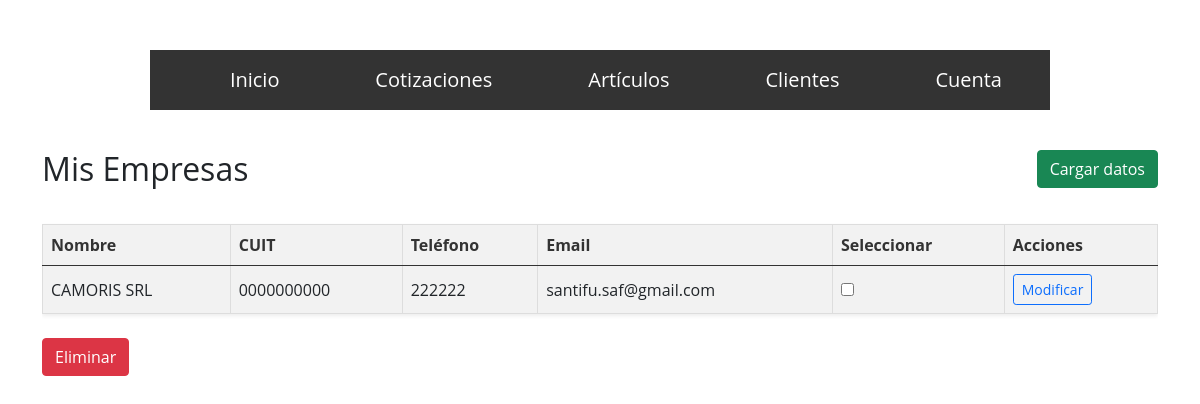
The page /home/mis_empresas/ (signed in) on the database as committed earlier.
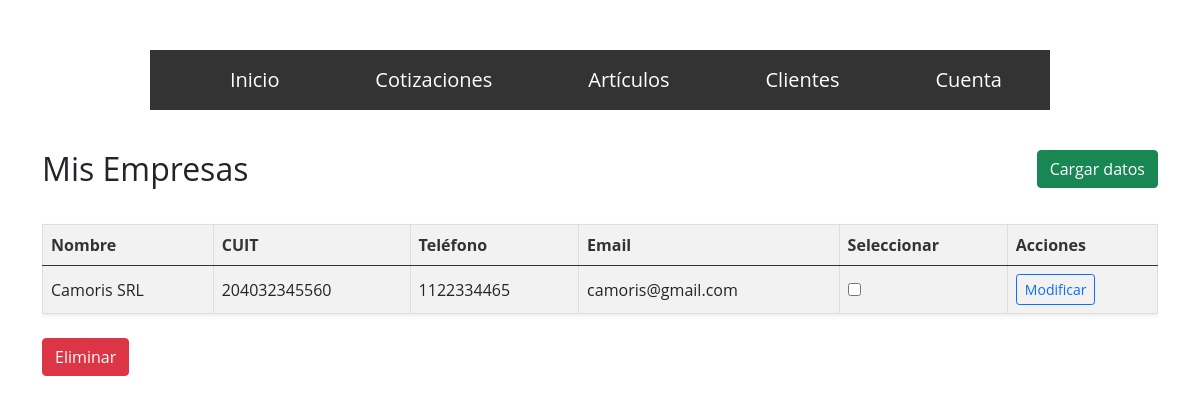
The same page on the database as committed later.
### facturacionApp/models.py (models this page shows, shortened)
class Empresa(models.Model):
    nombre=models.CharField(max_length=30)
    cuit=models.CharField(max_length=20)
    telefono=models.CharField(max_length=20)
    mail=models.EmailField()
    created=models.DateTimeField(auto_now_add=True)
    updated=models.DateField(auto_now=True)
    class Meta:
        verbose_name="Empresa"
        verbose_name_plural="Empresas"

### facturacionApp/views.py (the view)
# urls.py: path('mis_empresas/', views.mis_empresas, name="mis_empresas"),
@login_required
def mis_empresas(request):
    empresas = Empresa.objects.all()
    return render(request, "mis_empresas.html", {"empresas": empresas})

### facturacionApp/templates/mis_empresas.html (shortened to what this page needs)
{% extends "estructura_base.html" %}
{% load static %}
{% block content %}
<div class="container py-4">
  <div class="d-flex justify-content-between align-items-center mb-3">
    <h2 class="mb-0">Mis Empresas</h2>
    <a class="btn btn-success" href="{% url 'nueva_empresa' %}">Cargar datos</a>
  </div>
  <form action="{% url 'eliminar_empresa' %}" method="post">
    <div class="table-responsive">
      <table class="table table-striped align-middle shadow-sm">
        <thead class="table-primary">
          <tr>
            <th>Nombre</th>
            <th>CUIT</th>
            <th>Teléfono</th>
            <th>Email</th>
            <th>Seleccionar</th>
            <th>Acciones</th>
          </tr>
        </thead>
        <tbody>
          {% for empresa in empresas %}
          <tr>
            <td>{{ empresa.nombre }}</td>
            <td>{{ empresa.cuit }}</td>
            <td>{{ empresa.telefono }}</td>
            <td>{{ empresa.mail }}</td>
            <td>
              <input type="checkbox" name="empresas_seleccionadas[]" value="{{ empresa.id }}">
            </td>
            <td>
              <a href="{% url 'actualizar_empresa' empresa.id %}" class="btn btn-sm btn-outline-primary">Modificar</a>
            </td>
          </tr>
          {% empty %}
          <tr>
            <td colspan="6" class="text-center">Aún no cargaste los datos de tu empresa.</td>
          </tr>
          {% endfor %}
        </tbody>
      </table>
    </div>
    {% if empresas %}
      <button type="submit" class="btn btn-danger mt-2" name="accion" value="eliminar">Eliminar</button>
    {% endif %}
  </form>
</div>
{% endblock %}

Rows that differ between the two databases and show on the page:
removed Empresa: nombre "CAMORIS SRL", cuit "0000000000", telefono "222222", mail "santifu.saf@gmail.com"
added Empresa: nombre "Camoris SRL", cuit "204032345560", telefono "1122334465", mail "camoris@gmail.com"
